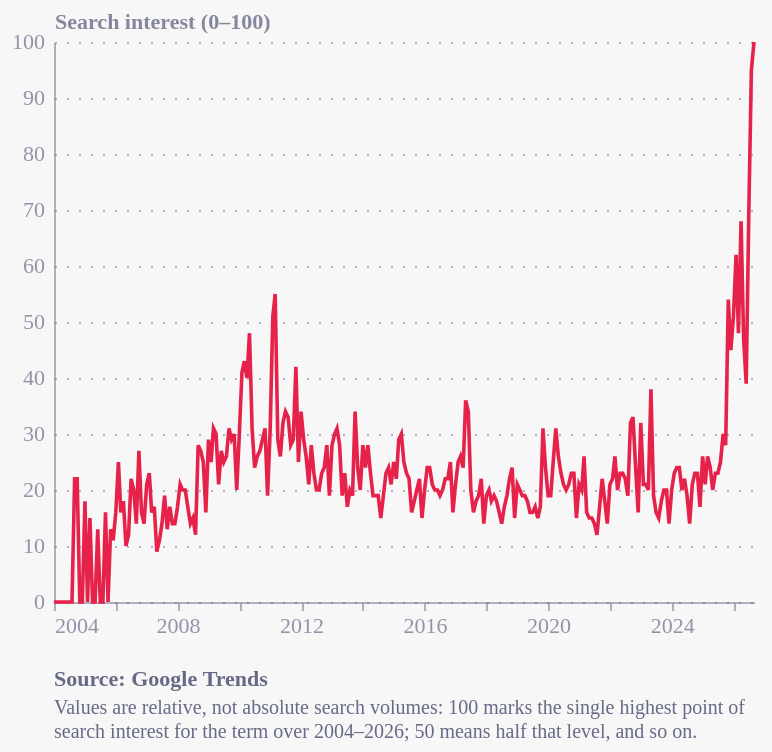

Write a Vega-Lite specification for this figure.
### Vega-Lite specification from a JSON file in a GitHub repository (floating-point values rounded to 4 significant figures; data arrays with more than 128 entries replaced by an {"elided": "..."} marker saying what was removed)
{"config": {"font": "Circular Std", "text": {"color": "#676A86", "align": "left", "baseline": "middle", "dx": 7, "dy": 0, "fontSize": 11}, "view": {"stroke": "transparent", "continuousWidth": 400, "continuousHeight": 300, "discreteWidth": 400, "discreteHeight": 300, "fill": "transparent"}, "range": {"category": ["#36B7B4", "#E6224B", "#F4C245", "#0063AF", "#00A767", "#179FDB", "#EB5C2E", "#5C267B", "#122B39"], "diverging": ["#E6224B", "#E54753", "#C9C9C9", "#179FDB", "#122B39"], "heatmap": ["#C9C9C9", "#179FDB", "#0063AF", "#122B39"], "ordinal": ["#00A767", "#36B7B4", "#179FDB", "#0063AF", "#243B5A"]}, "bar": {"color": "#179fdb"}, "line": {"color": "#e6224b"}, "rule": {"color": "#676A86"}, "area": {"opacity": 0.8}, "point": {"filled": true, "size": 80, "color": "#e6224b", "opacity": 0.95}, "geoshape": {"stroke": "white", "strokeWidth": 0.3}, "rect": {"fill": "#d6d4d4", "opacity": 0.3}, "axis": {"labelColor": "#676A86", "labelFontSize": 11, "labelFont": "Circular Std", "labelOpacity": 0.7, "tickColor": "#676A86", "tickOpacity": 0.5, "domainColor": "#676A86", "domainOpacity": 0.5, "gridColor": "#676A86", "gridDash": [2, 2], "gridOpacity": 0.5, "title": null, "titleColor": "#676A86", "titleOpacity": 0.8, "tickSize": 4}, "axisXDiscrete": {"grid": false, "labelAngle": 0, "tickCount": 10, "tickOpacity": 0.5, "title": null}, "axisYDiscrete": {"ticks": false, "labelPadding": 5}, "axisXTemporal": {"grid": false, "ticks": true}, "axisXQuantitative": {"grid": true}, "axisYQuantitative": {"gridColor": "#676A86", "gridDash": [1, 5], "gridOpacity": 0.5, "ticks": false, "labelPadding": 5, "tickCount": 8, "titleAngle": 0, "titleAlign": "left", "titleBaseline": "bottom", "titleX": 0, "titleY": -5}, "title": {"color": "#676A86E6", "subtitleColor": "#676A86", "font": "Circular Std", "subtitleFont": "Circular Std", "anchor": "start", "fontSize": 14, "subtitleFontSize": 12, "subtitlePadding": 4, "offset": 0, "frame": "group"}, "legend": {"titleColor": "#122b39", "title": null, "labelColor": "#122b39", "labelFontSize": 11}, "background": "#f7f7f7"}, "data": {"name": "data-5af6756468207de2a7dd3a49044495f2"}, "mark": {"type": "line", "color": "#e6224b", "strokeWidth": 1.8}, "encoding": {"x": {"axis": {"format": "%Y", "tickCount": 8}, "field": "date", "title": null, "type": "temporal"}, "y": {"field": "value", "title": "Search interest (0–100)", "type": "quantitative"}}, "height": 280, "title": {"text": "Source: Google Trends", "anchor": "start", "color": "#676A86", "dy": 12, "fontSize": 11, "orient": "bottom", "subtitle": ["Values are relative, not absolute search volumes: 100 marks the single highest point of", "search interest for the term over 2004–2026; 50 means half that level, and so on."], "subtitleColor": "#676A86", "subtitleFontSize": 10}, "width": 350, "$schema": "https://vega.github.io/schema/vega-lite/v6.4.1.json", "datasets": {"data-5af6756468207de2a7dd3a49044495f2": {"elided": "273 records"}}}
